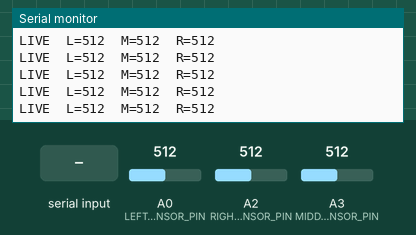
Bench run of a program on a simulated Arduino Uno, built with avr-gcc and run on an emulated ATmega328P. Shown: the last lines printed to the serial monitor. The inputs (shaded band) are chosen by the test bench; at power-on: A0 (LEFT_SENSOR_PIN) = 512, A2 (RIGHT_SENSOR_PIN) = 512, A3 (MIDDLE_SENSOR_PIN) = 512.

Above: at 1.9 s.
2.0 s: "w\n" received over Serial
At 2.9 s:
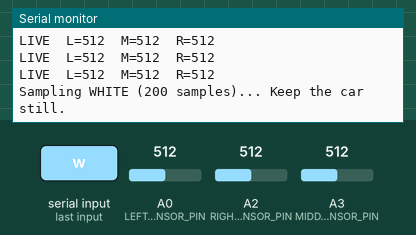
4.5 s: "b\n" received over Serial
At 4.9 s:
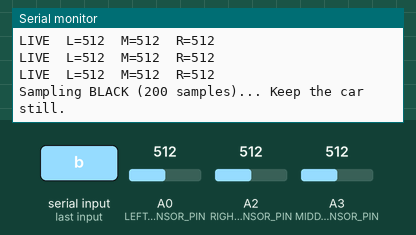
7.0 s: "r\n" received over Serial
8.5 s: "p\n" received over Serial
10.0 s: A0 (LEFT_SENSOR_PIN) set to 716
At 10.26 s:
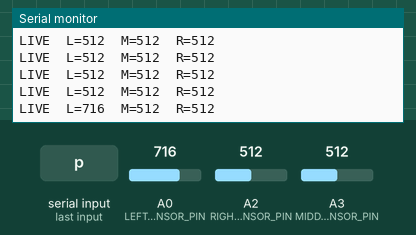
11.5 s: A2 (RIGHT_SENSOR_PIN) set to 716
At 11.51 s:
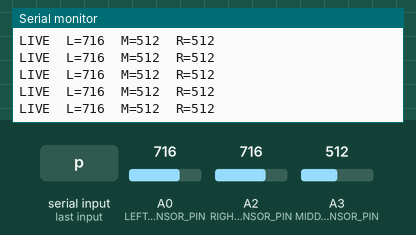

Measured:
- after the input at 2.0 s, the serial monitor: prints a new line at once (image 1)
- after the input at 4.5 s, the serial monitor: prints a new line at once (image 2)
- after the input at 10.0 s, the serial monitor: prints a new line after 0.08 s (image 3)

The program:

main.cpp
```cpp
#include <Arduino.h>

const uint8_t LEFT_SENSOR_PIN = A0;
const uint8_t MIDDLE_SENSOR_PIN = A3;
const uint8_t RIGHT_SENSOR_PIN = A2;

const unsigned long SERIAL_BAUD = 9600;
const unsigned long LIVE_PRINT_INTERVAL_MS = 250;
const uint16_t CALIBRATION_SAMPLES = 200;
const uint8_t SAMPLE_INTERVAL_MS = 5;

struct SensorValues {
  int left;
  int middle;
  int right;
};

struct CalibrationResult {
  SensorValues average;
  SensorValues minimum;
  SensorValues maximum;
  bool valid;
};

CalibrationResult whiteResult = {};
CalibrationResult blackResult = {};
unsigned long lastLivePrintMs = 0;

SensorValues readSensors() {
  SensorValues values;
  values.left = analogRead(LEFT_SENSOR_PIN);
  values.middle = analogRead(MIDDLE_SENSOR_PIN);
  values.right = analogRead(RIGHT_SENSOR_PIN);
  return values;
}

void printValues(const SensorValues &values) {
  Serial.print(F("L="));
  Serial.print(values.left);
  Serial.print(F("  M="));
  Serial.print(values.middle);
  Serial.print(F("  R="));
  Serial.print(values.right);
}

void printHelp() {
  Serial.println();
  Serial.println(F("=== Grayscale sensor calibration ==="));
  Serial.println(F("Pins: LEFT=A0, MIDDLE=A3, RIGHT=A2"));
  Serial.println(F("Place all sensors on WHITE, then send: w"));
  Serial.println(F("Place all sensors on BLACK, then send: b"));
  Serial.println(F("Other commands: p=print result, r=reset, h=help"));
  Serial.println(F("The program prints live readings every 250 ms."));
  Serial.println();
}

CalibrationResult captureCalibration(const __FlashStringHelper *surfaceName) {
  CalibrationResult result = {};
  long leftSum = 0;
  long middleSum = 0;
  long rightSum = 0;

  result.minimum = {1023, 1023, 1023};
  result.maximum = {0, 0, 0};

  Serial.print(F("Sampling "));
  Serial.print(surfaceName);
  Serial.print(F(" ("));
  Serial.print(CALIBRATION_SAMPLES);
  Serial.println(F(" samples)... Keep the car still."));

  for (uint16_t i = 0; i < CALIBRATION_SAMPLES; ++i) {
    SensorValues values = readSensors();
    leftSum += values.left;
    middleSum += values.middle;
    rightSum += values.right;

    result.minimum.left = min(result.minimum.left, values.left);
    result.minimum.middle = min(result.minimum.middle, values.middle);
    result.minimum.right = min(result.minimum.right, values.right);
    result.maximum.left = max(result.maximum.left, values.left);
    result.maximum.middle = max(result.maximum.middle, values.middle);
    result.maximum.right = max(result.maximum.right, values.right);
    delay(SAMPLE_INTERVAL_MS);
  }

  result.average.left = leftSum / CALIBRATION_SAMPLES;
  result.average.middle = middleSum / CALIBRATION_SAMPLES;
  result.average.right = rightSum / CALIBRATION_SAMPLES;
  result.valid = true;

  Serial.print(surfaceName);
  Serial.print(F(" average: "));
  printValues(result.average);
  Serial.println();
  Serial.print(surfaceName);
  Serial.print(F(" range:   L="));
  Serial.print(result.minimum.left);
  Serial.print('-');
  Serial.print(result.maximum.left);
  Serial.print(F("  M="));
  Serial.print(result.minimum.middle);
  Serial.print('-');
  Serial.print(result.maximum.middle);
  Serial.print(F("  R="));
  Serial.print(result.minimum.right);
  Serial.print('-');
  Serial.println(result.maximum.right);
  return result;
}

void printCalibrationResult() {
  Serial.println();
  Serial.println(F("=== Calibration result ==="));

  if (!whiteResult.valid) {
    Serial.println(F("WHITE: not sampled (send w)"));
  } else {
    Serial.print(F("WHITE average: "));
    printValues(whiteResult.average);
    Serial.println();
  }

  if (!blackResult.valid) {
    Serial.println(F("BLACK: not sampled (send b)"));
  } else {
    Serial.print(F("BLACK average: "));
    printValues(blackResult.average);
    Serial.println();
  }

  if (!whiteResult.valid || !blackResult.valid) {
    Serial.println(F("Sample both surfaces before calculating thresholds."));
    Serial.println();
    return;
  }

  SensorValues threshold;
  threshold.left = (whiteResult.average.left + blackResult.average.left) / 2;
  threshold.middle = (whiteResult.average.middle + blackResult.average.middle) / 2;
  threshold.right = (whiteResult.average.right + blackResult.average.right) / 2;

  Serial.print(F("Suggested threshold: "));
  printValues(threshold);
  Serial.println();
  Serial.println(F("Copy to arduino/include/config.h:"));
  Serial.print(F("const int LEFT_THRESHOLD   = "));
  Serial.print(threshold.left);
  Serial.println(';');
  Serial.print(F("const int MIDDLE_THRESHOLD = "));
  Serial.print(threshold.middle);
  Serial.println(';');
  Serial.print(F("const int RIGHT_THRESHOLD  = "));
  Serial.print(threshold.right);
  Serial.println(';');

  if (blackResult.average.left >= whiteResult.average.left ||
      blackResult.average.middle >= whiteResult.average.middle ||
      blackResult.average.right >= whiteResult.average.right) {
    Serial.println(F("NOTE: At least one BLACK value is not lower than WHITE."));
    Serial.println(F("Check sensor position or whether your modules use reverse output."));
  }
  Serial.println();
}

void handleCommand(char command) {
  if (command >= 'A' && command <= 'Z') command += 'a' - 'A';

  switch (command) {
    case 'w':
      whiteResult = captureCalibration(F("WHITE"));
      printCalibrationResult();
      break;
    case 'b':
      blackResult = captureCalibration(F("BLACK"));
      printCalibrationResult();
      break;
    case 'p':
      printCalibrationResult();
      break;
    case 'r':
      whiteResult.valid = false;
      blackResult.valid = false;
      Serial.println(F("Calibration data reset."));
      break;
    case 'h':
    case '?':
      printHelp();
      break;
    case '\r':
    case '\n':
    case ' ':
    case '\t':
      break;
    default:
      Serial.print(F("Unknown command: "));
      Serial.println(command);
      printHelp();
      break;
  }
}

void setup() {
  pinMode(LEFT_SENSOR_PIN, INPUT);
  pinMode(MIDDLE_SENSOR_PIN, INPUT);
  pinMode(RIGHT_SENSOR_PIN, INPUT);
  Serial.begin(SERIAL_BAUD);
  delay(500);
  printHelp();
}

void loop() {
  while (Serial.available() > 0) {
    handleCommand(Serial.read());
  }

  unsigned long now = millis();
  if (now - lastLivePrintMs >= LIVE_PRINT_INTERVAL_MS) {
    lastLivePrintMs = now;
    Serial.print(F("LIVE  "));
    printValues(readSensors());
    Serial.println();
  }
}
```
